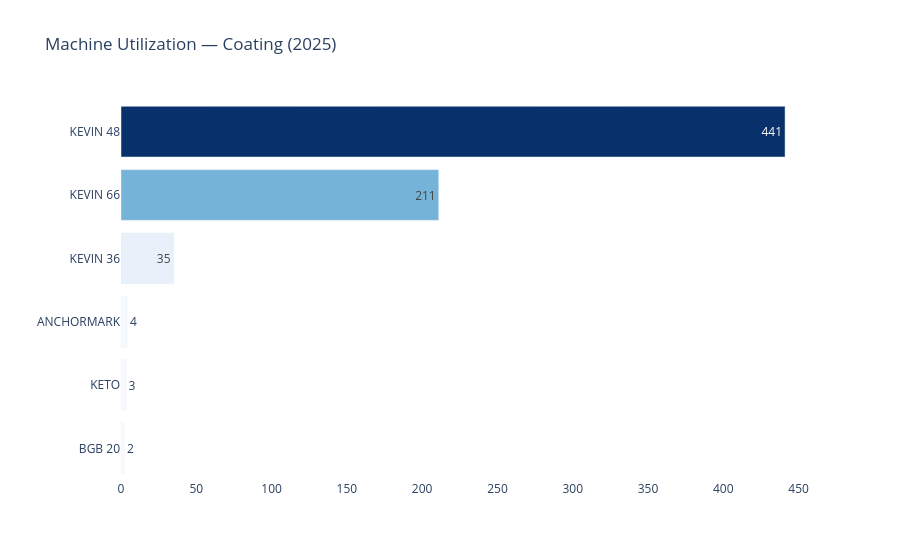

The cell this chart's notebook holds for it:
### Code cell
fig = px.bar(
    df_coating,
    x='batch_count',
    y='machine_name',
    orientation='h',
    title='Machine Utilization — Coating (2025)',
    labels={'batch_count': 'Batch Count', 'machine_name': ''},
    text='batch_count',
    color='batch_count',
    color_continuous_scale='Blues'
)
fig.update_traces(textposition='auto', insidetextanchor='end')
fig.update_layout(
    plot_bgcolor='white',
    coloraxis_showscale=False,
    yaxis={'categoryorder': 'total ascending'},
    xaxis=dict(showgrid=False, title='')
)
fig.show()

### Figure 1 — Plotly figure (JSON) as saved in the notebook; plotly's stock layout.template omitted (floating-point values rounded to 4 significant figures)
{"data": [{"hovertemplate": "Batch Count=%{marker.color}<br>=%{y}<extra></extra>", "insidetextanchor": "end", "legendgroup": "", "marker": {"color": [441, 211, 35, 4, 3, 2], "coloraxis": "coloraxis", "pattern": {"shape": ""}}, "name": "", "orientation": "h", "showlegend": false, "text": [441.0, 211.0, 35.0, 4.0, 3.0, 2.0], "textposition": "auto", "type": "bar", "x": [441, 211, 35, 4, 3, 2], "xaxis": "x", "y": ["KEVIN 48", "KEVIN 66", "KEVIN 36", "ANCHORMARK", "KETO", "BGB 20"], "yaxis": "y"}], "layout": {"barmode": "relative", "coloraxis": {"colorbar": {"title": {"text": "Batch Count"}}, "colorscale": [[0, "rgb(247,251,255)"], [0.125, "rgb(222,235,247)"], [0.25, "rgb(198,219,239)"], [0.375, "rgb(158,202,225)"], [0.5, "rgb(107,174,214)"], [0.625, "rgb(66,146,198)"], [0.75, "rgb(33,113,181)"], [0.875, "rgb(8,81,156)"], [1, "rgb(8,48,107)"]], "showscale": false}, "legend": {"tracegroupgap": 0}, "plot_bgcolor": "white", "title": {"text": "Machine Utilization — Coating (2025)"}, "xaxis": {"anchor": "y", "domain": [0, 1], "showgrid": false, "title": {"text": ""}}, "yaxis": {"anchor": "x", "categoryorder": "total ascending", "domain": [0, 1], "title": {"text": ""}}}}
